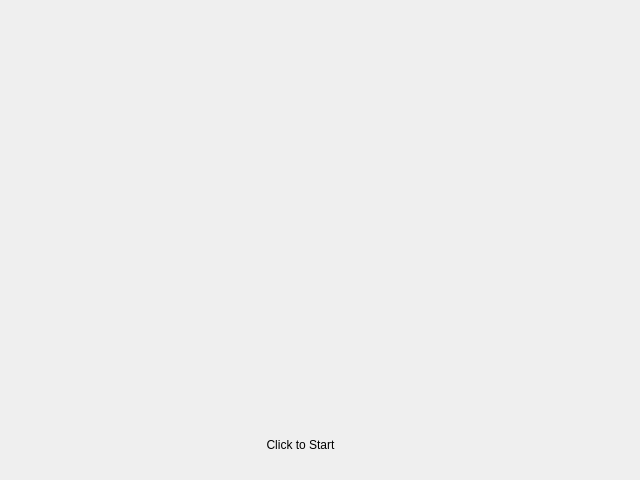
<?xml version="1.0" encoding="UTF-8"?>
<ui version="4.0">
 <class>TitleWindow</class>
 <widget class="QWidget" name="TitleWindow">
  <property name="geometry">
   <rect>
    <x>0</x>
    <y>0</y>
    <width>640</width>
    <height>480</height>
   </rect>
  </property>
  <property name="sizePolicy">
   <sizepolicy hsizetype="Expanding" vsizetype="Expanding">
    <horstretch>0</horstretch>
    <verstretch>0</verstretch>
   </sizepolicy>
  </property>
  <property name="maximumSize">
   <size>
    <width>16777215</width>
    <height>16777215</height>
   </size>
  </property>
  <property name="windowTitle">
   <string>Form</string>
  </property>
  <widget class="Label" name="cLabel">
   <property name="geometry">
    <rect>
     <x>260</x>
     <y>435</y>
     <width>81</width>
     <height>20</height>
    </rect>
   </property>
   <property name="text">
    <string>Click to Start</string>
   </property>
   <property name="alignment">
    <set>Qt::AlignCenter</set>
   </property>
  </widget>
  <widget class="QLabel" name="cBackground">
   <property name="geometry">
    <rect>
     <x>0</x>
     <y>0</y>
     <width>640</width>
     <height>480</height>
    </rect>
   </property>
   <property name="sizePolicy">
    <sizepolicy hsizetype="Fixed" vsizetype="Fixed">
     <horstretch>0</horstretch>
     <verstretch>0</verstretch>
    </sizepolicy>
   </property>
   <property name="maximumSize">
    <size>
     <width>640</width>
     <height>480</height>
    </size>
   </property>
   <property name="autoFillBackground">
    <bool>true</bool>
   </property>
   <property name="text">
    <string/>
   </property>
  </widget>
  <zorder>cBackground</zorder>
  <zorder>cLabel</zorder>
 </widget>
 <customwidgets>
  <customwidget>
   <class>Label</class>
   <extends>QLabel</extends>
   <header>widget/label.h</header>
  </customwidget>
 </customwidgets>
 <resources/>
 <connections/>
</ui>
